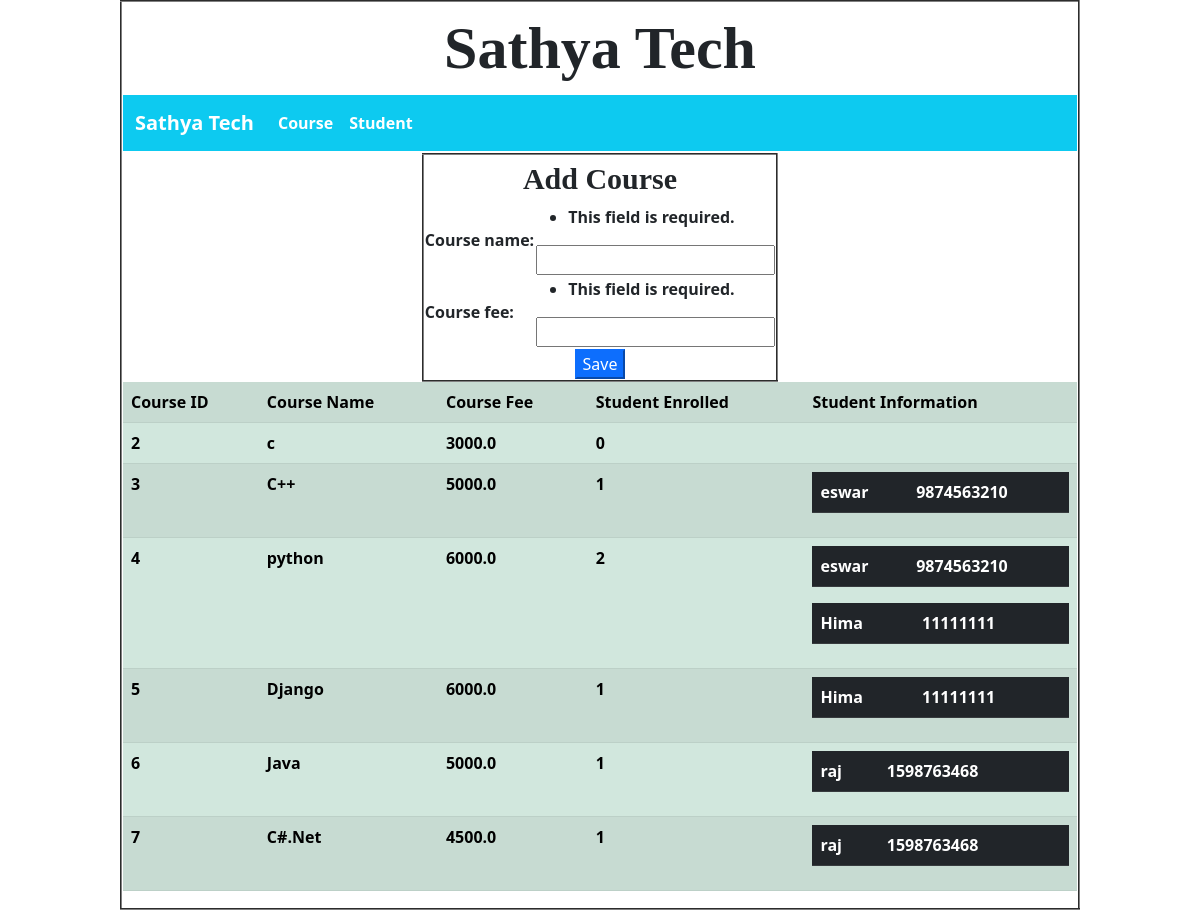
The page / on the database its author committed.
### app_db/models.py (models this page shows, shortened)
class CourseModel(models.Model):
    course_no = models.AutoField(primary_key = True)
    course_name = models.CharField(max_length=30)
    course_fee = models.FloatField()

class StudentModel(models.Model):
    student_no = models.IntegerField(primary_key = True)
    name = models.CharField(max_length=30)
    contact = models.IntegerField()
    course = models.ManyToManyField(CourseModel)

### app_db/views.py (the view)
# urls.py: path('',views.showIndex,name='main'),
def showIndex(request):
    course = CourseForm(request.POST)
    if request.method == "POST":
        course.save()
        return redirect('main')
    else:
       return render(request,'index.html',{"c_form":course,"all_courses":CourseModel.objects.all()})

### app_db/forms.py
class CourseForm(forms.ModelForm):
    class Meta:
        fields = "__all__"
        model = CourseModel

### templates/index.html (shortened to what this page needs)
{% extends 'common.html' %}
{% block content %}
   <form action="{% url 'main' %}" method="post">
       <table align="center" border="2">
         <tr>
             <th colspan="2" style="text-align: center;font-size: 30px;font-family: 'Book Antiqua'">
                 Add Course
             </th>
         </tr>
         <tr>
             <th>
                 {{ c_form }}
             </th>
         </tr>
           <tr>
             <th style="text-align: center" colspan="2">
                 <button type="submit" class="btn-primary"> Save </button>
             </th>
         </tr>
       </table>
   </form>
    {% if all_courses %}
        <table align="center"  class="table table-success table-striped">
        <tr>
            <th>Course ID</th>
            <th>Course Name</th>
            <th>Course Fee</th>
            <th>Student Enrolled</th>
            <th> Student Information </th>
        </tr>
        {% for x in all_courses %}
        <tr>
            <th> {{ x.course_no }}</th>
            <th> {{ x.course_name }}</th>
            <th> {{ x.course_fee }}</th>
            <th> {{ x.studentmodel_set.count }}</th>
            <th>
                {% for student in x.studentmodel_set.all %}
                        <table class="table table-dark">
                            <tr>
                                <th>{{ student.name }}</th>
                                <th>{{ student.contact }}</th>
                            </tr>
                        </table>
                {% endfor %}
            </th>
        </tr>
        {% endfor %}
        </table>
    {% else %}
               <h3 style="text-align: center"> Sorry...! No Courses Are Added</h3>
    {% endif %}
{% endblock %}

### templates/common.html (shortened to what this page needs)
<!doctype html>
<html lang="en">
  <head>
    <link href="https://cdn.jsdelivr.net/npm/bootstrap@5.1.0/dist/css/bootstrap.min.css" rel="stylesheet">
  </head>
  <body>
     <table align="center" border="2" width="80%">
       <tr>
           <th colspan="2" style="text-align: center;font-size: 60px;font-family: 'HoloLens MDL2 Assets'">
               Sathya Tech
           </th>
       </tr>
       <tr>
           <th>
               {% block menu %}
                  {% include 'menu.html' %}
               {% endblock %}
           </th>
       </tr>
       <tr>
           <th>
               {% block content %}
               {% endblock %}
           </th>
       </tr>
   </table>
  </body>
</html>

### templates/menu.html (shortened to what this page needs)
<nav class="navbar navbar-expand-lg navbar-dark bg-info">
  <div class="container-fluid">
    <a class="navbar-brand" href="{% url 'main' %}">Sathya Tech</a>
    <div class="collapse navbar-collapse" id="navbarNav">
      <ul class="navbar-nav">
        <li class="nav-item">
          <a class="nav-link active" aria-current="page" href="{% url 'main' %}">Course</a>
        </li>
        <li class="nav-item">
          <a class="nav-link active" aria-current="page" href="{% url 'student' %}">Student</a>
        </li>
      </ul>
    </div>
  </div>
</nav>

### rows shown on the page
CourseModel: course_no "2", course_name "c", course_fee "3000.0", studentmodel_set.count "0"
CourseModel: course_no "3", course_name "C++", course_fee "5000.0", studentmodel_set.count "1"
StudentModel: name "eswar", contact "9874563210"
CourseModel: course_no "4", course_name "python", course_fee "6000.0", studentmodel_set.count "2"
StudentModel: name "Hima", contact "11111111"
CourseModel: course_no "5", course_name "Django", course_fee "6000.0", studentmodel_set.count "1"
CourseModel: course_no "6", course_name "Java", course_fee "5000.0", studentmodel_set.count "1"
StudentModel: name "raj", contact "1598763468"
CourseModel: course_no "7", course_name "C#.Net", course_fee "4500.0", studentmodel_set.count "1"
